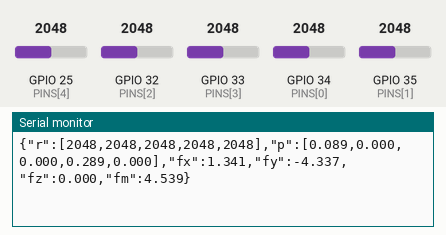
Recording of a sketch running on a simulated ESP32. Parts: the last lines printed to the serial monitor. The inputs (shaded band) are chosen by the test bench; at power-on: GPIO 25 (PINS[4]) = 2048, GPIO 32 (PINS[2]) = 2048, GPIO 33 (PINS[3]) = 2048, GPIO 34 (PINS[0]) = 2048, GPIO 35 (PINS[1]) = 2048 (analog values on the 0–4095 scale).

Above: at 2.0 s.
2.1 s: GPIO 25 (PINS[4]) set to 2866
At 2.11 s:
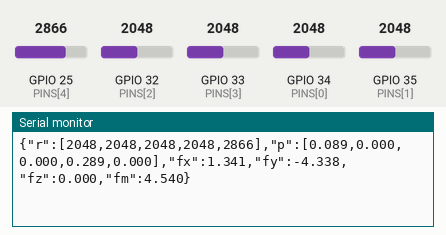
3.6 s: GPIO 32 (PINS[2]) set to 2866
At 3.64 s:
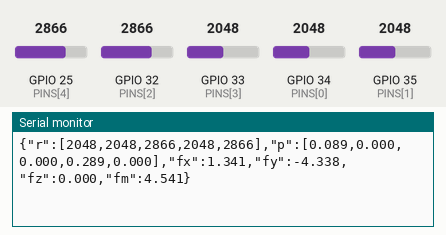
5.1 s: GPIO 33 (PINS[3]) set to 2866
At 5.12 s:
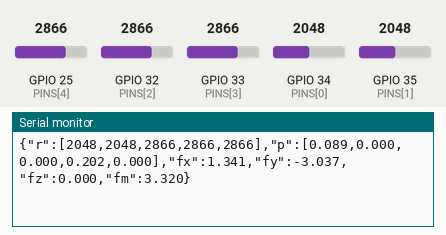
6.6 s: GPIO 34 (PINS[0]) set to 2866
At 6.65 s:
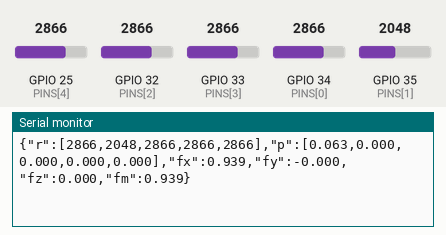
8.1 s: GPIO 35 (PINS[1]) set to 2866
At 8.12 s:
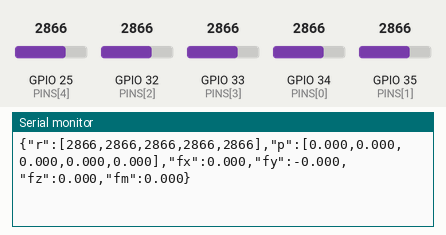
9.6 s: GPIO 25 (PINS[4]) set to 3972
At 9.65 s:
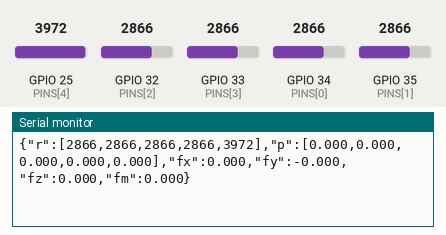
Timing chart, 0 to 12.1 s (numbered marks = the images above; inputs shaded):
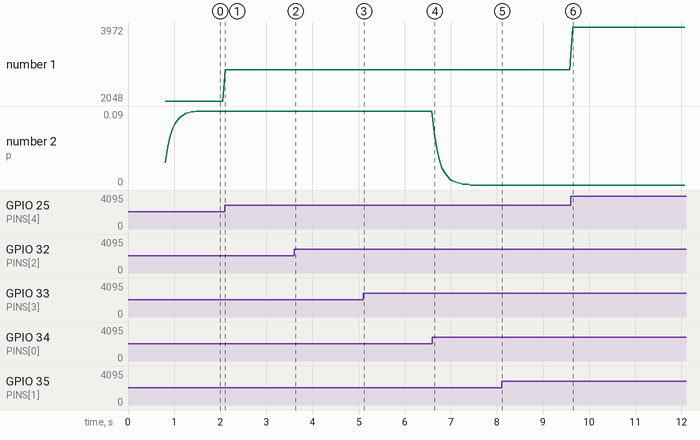

The sketch:

slave_force_sensor.ino
```cpp
/*
 * SLAVE FORCE SENSOR — ESP32 (5 directions)
 *
 * Graphite sponge sensors mounted on the slave end-effector.
 *
 * Directions:
 *   0: Right
 *   1: Left
 *   2: Forward
 *   3: Back
 *   4: Bottom
 *
 * Assumption:
 *   - End-effector always points DOWN
 *   - It does not rotate during motion
 *
 * Therefore:
 *   fx -> left/right contact
 *   fy -> forward/back contact
 *   fz -> bottom contact (cannot go further down)
 *
 * JSON output (20 Hz):
 *   {"r":[r0,r1,r2,r3,r4],
 *    "p":[p0,p1,p2,p3,p4],
 *    "fx":1.23,"fy":-0.45,"fz":3.10,"fm":3.37}
 *
 * CALIBRATION:
 *   1. Set CALIBRATION_MODE = true
 *   2. Note resting values -> BASELINE[]
 *   3. Press each sensor hard -> note minimums -> PRESSED[]
 *   4. Update arrays
 *   5. Set CALIBRATION_MODE = false
 */

#include <math.h>

const int NUM_SENSORS = 5;
const int PINS[NUM_SENSORS] = {34, 35, 32, 33, 25};
const char* NAMES[NUM_SENSORS] = {"Right","Left","Forward","Back","Bottom"};

// ===== CALIBRATION VALUES =====
int BASELINE[NUM_SENSORS] = {2200, 900, 1400, 2800, 1200};
int PRESSED[NUM_SENSORS]  = { 500, 200, 1600,  200,  450};

const bool CALIBRATION_MODE = false;
const int AVG_SAMPLES = 4;
const float ALPHA    = 0.30;
const float DEADZONE = 0.08;
const float FX_SCALE = 15.0;
const float FY_SCALE = 15.0;
const float FZ_SCALE = 15.0;

float smoothed[NUM_SENSORS] = {0,0,0,0,0};

void setup() {
  Serial.begin(115200);
  analogReadResolution(12);
  delay(800);
  if (CALIBRATION_MODE) {
    Serial.println("=== SLAVE FORCE SENSOR CALIBRATION ===");
  } else {
    Serial.println("# Slave 5-dir force sensor ready");
  }
}

void loop() {
  int raw[NUM_SENSORS];
  float p[NUM_SENSORS];

  for (int i = 0; i < NUM_SENSORS; i++) {
    long sum = 0;
    for (int s = 0; s < AVG_SAMPLES; s++) sum += analogRead(PINS[i]);
    raw[i] = sum / AVG_SAMPLES;

    float range = (float)(BASELINE[i] - PRESSED[i]);
    if (range < 1.0) range = 1.0;
    float val = (float)(BASELINE[i] - raw[i]) / range;
    if (val < 0.0) val = 0.0;
    if (val > 1.0) val = 1.0;
    if (val < DEADZONE) val = 0.0;
    smoothed[i] = ALPHA * val + (1.0 - ALPHA) * smoothed[i];
    p[i] = smoothed[i];
  }

  if (CALIBRATION_MODE) {
    Serial.print("RAW: ");
    for (int i = 0; i < NUM_SENSORS; i++) {
      Serial.print(NAMES[i]); Serial.print("="); Serial.print(raw[i]);
      if (i < NUM_SENSORS - 1) Serial.print("  ");
    }
    Serial.println();
    delay(100);
    return;
  }

  float fx = (p[0] - p[1]) * FX_SCALE;
  float fy = (p[2] - p[3]) * FY_SCALE;
  float fz =  p[4]         * FZ_SCALE;
  float fm = sqrtf(fx*fx + fy*fy + fz*fz);

  Serial.print("{\"r\":[");
  for (int i=0;i<NUM_SENSORS;i++){Serial.print(raw[i]);if(i<NUM_SENSORS-1)Serial.print(",");}
  Serial.print("],\"p\":[");
  for (int i=0;i<NUM_SENSORS;i++){Serial.print(p[i],3);if(i<NUM_SENSORS-1)Serial.print(",");}
  Serial.print("],\"fx\":"); Serial.print(fx,3);
  Serial.print(",\"fy\":"); Serial.print(fy,3);
  Serial.print(",\"fz\":"); Serial.print(fz,3);
  Serial.print(",\"fm\":"); Serial.print(fm,3);
  Serial.println("}");

  delay(50);  // 20 Hz
}
```

Measured:
- after the input at 2.1 s, the serial monitor: prints a new line at once (image 1)
- after the input at 3.6 s, the serial monitor: prints a new line at once (image 2)
- after the input at 5.1 s, the serial monitor: prints a new line at once (image 3)
- after the input at 6.6 s, the serial monitor: prints a new line at once (image 4)
- after the input at 8.1 s, the serial monitor: prints a new line at once (image 5)
- after the input at 9.6 s, the serial monitor: prints a new line at once (image 6)
- plotted number 1: 2048 → 2866 after the input at 2.1 s, 2866 → 3972 after the input at 9.6 s
